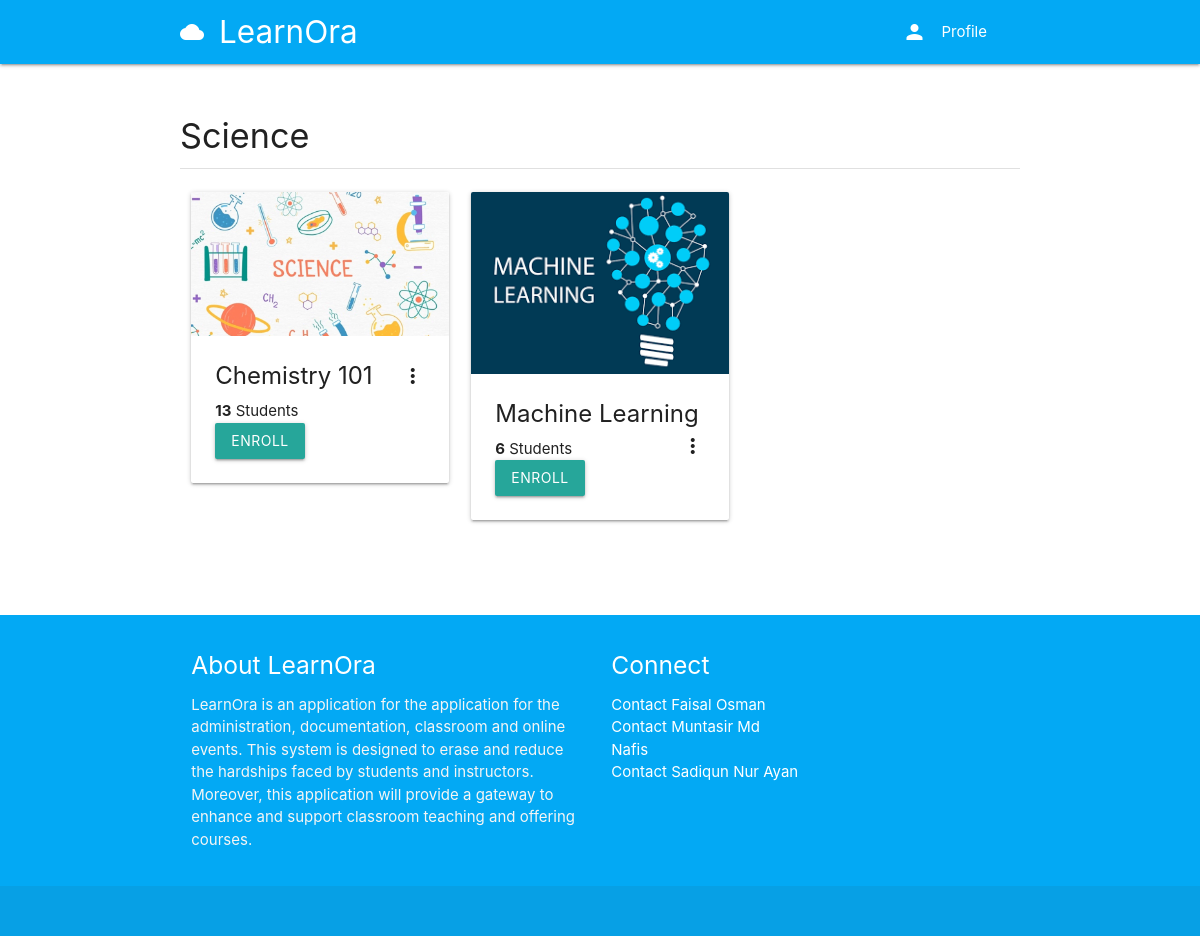
The app's page /course/categories/science with its own data.
### classroom/models.py (models this page shows, shortened)
class Category(models.Model):
	title = models.CharField(max_length=100, verbose_name='Title')
	icon = models.CharField(max_length=100, verbose_name='Icon', default='article')
	slug = models.SlugField(unique=True)

class Course(models.Model):
	id = models.UUIDField(primary_key=True, default=uuid.uuid4, editable=False)
	picture = models.ImageField(upload_to=user_directory_path)
	title = models.CharField(max_length=200)
	description = models.CharField(max_length=300)
	category = models.ForeignKey(Category, on_delete=models.CASCADE)
	syllabus = RichTextField()
	user = models.ForeignKey(User, on_delete=models.CASCADE, related_name='course_owner')
	enrolled = models.ManyToManyField(User)
	modules = models.ManyToManyField(Module)
	questions = models.ManyToManyField(Question)

### classroom/views.py (the view)
# urls.py: path('categories/<category_slug>', CategoryCourses, name='category-courses'),
def CategoryCourses(request, category_slug):
	category = get_object_or_404(Category, slug=category_slug)
	courses = Course.objects.filter(category=category)
	context = {
		'category': category,
		'courses': courses,
	}
	return render(request, 'classroom/categorycourses.html', context)

### authy/views.py (called while the page is built)
def SideNavInfo(request):
	user = request.user
	nav_profile = None
	if user.is_authenticated:
		nav_profile = Profile.objects.get(user=user)
	return {'nav_profile': nav_profile}

### direct/views.py (called while the page is built)
def CheckDirects(request):
    directs_count = 0
    if request.user.is_authenticated:
        directs_count = Message.objects.filter(user=request.user, is_read=False).count()
    return {'directs_count': directs_count}

### student_portal/templates/classroom/categorycourses.html (shortened to what this page needs)
{% extends 'base.html' %}
{% load static %}
{% block content %}
<div class="section">
	<h4>{{ category.title }}</h4>
	<div class="divider"></div>
</div>
<div class="row">
{% for course in courses %}
<div class="col s12 m4">
  <div class="card">
    <div class="card-image waves-effect waves-block waves-light">
      <img class="activator" src="{{ course.picture.url }}">
    </div>
    <div class="card-content">
      <span class="card-title activator grey-text text-darken-4"><b>{{ course.title }}</b><i class="material-icons right">more_vert</i></span>
      <p class="title"><b>{{ course.enrolled.count }}</b> Students</p>
      <a href="{% url 'enroll' course.id %}" class="btn">Enroll</a>
    </div>
  </div>
</div>
{% endfor %}
</div>
{% endblock %}

### records on screen
Category: title "Science"
Course: picture (picture), title "Chemistry 101", enrolled.count "13"
Course: picture (picture), title "Machine Learning", enrolled.count "6"
